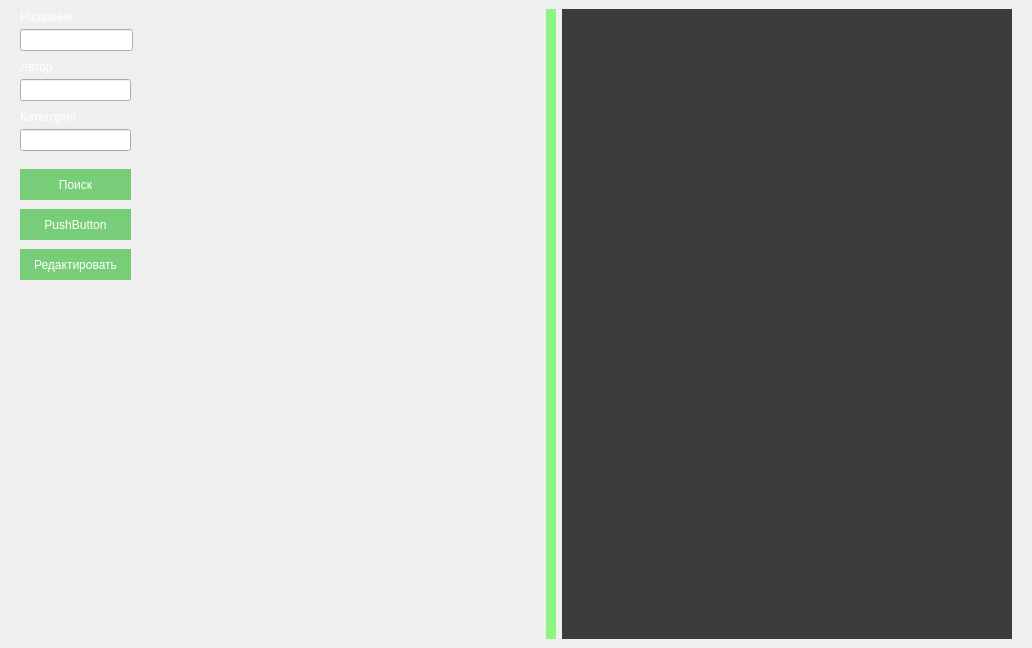
<?xml version="1.0" encoding="UTF-8"?>
<ui version="4.0">
 <class>Application</class>
 <widget class="QMainWindow" name="Application">
  <property name="geometry">
   <rect>
    <x>0</x>
    <y>0</y>
    <width>1032</width>
    <height>648</height>
   </rect>
  </property>
  <property name="windowTitle">
   <string>Растения</string>
  </property>
  <property name="styleSheet">
   <string notr="true"/>
  </property>
  <widget class="QWidget" name="centralwidget">
   <property name="styleSheet">
    <string notr="true">#centralwidget {
    background-image: url(back.jpg);
	
}
QListView{
	background-color:transparent;
	border:none;
outline: 0;
	color: transparent;
}

QListView::item{
	background-color: rgba(0, 0, 0, 0.5);
	border:1px;
	border-color: rgba(0, 0, 0, 0.5);
outline: 0;
}

QListView::item::hover {
	background-color:rgba(0, 170, 0, 0.5);
	border:1px;
	border-color: rgba(0, 0, 0, 0.5);
outline: 0;
}
QListView::item::pressed {
	background-color:rgba(0, 170, 127,0.8);
	border:1px;
	border-color: rgba(0, 0, 0, 0.5);

}
QListView::item::selected {
	background-color:rgba(0, 170, 127,0.8);
	border:1px;
	border-color: rgba(0, 0, 0, 0.5);
	outline: 0;
}
QListView::item::focus {
	background-color:rgba(0, 170, 127,0.8);
	border:1px;
	border-color: rgba(0, 0, 0, 0.5);
outline: 0;
}

#listWidget::item::pressed, #listWidget::item::selected{
	color: transparent;

}

#scrollArea{
	background-color: rgba(0,0,0,0.5);
	border:none;
}
#scrollAreaWidgetContents{
	background-color: rgba(0,0,0,0.5);
}

#listWidget{
	background-color: transparent;
	border:none
}

QScrollBar::Vertical{
	background-color:rgba(85, 170, 127, 0.4);
	border:none;
	width:10px;
	
	
}
QScrollBar::handle::Vertical{
	background-color: rgba(131, 255, 112, 0.8);
	height:100px;
	min-height: 50px;
	
	
}
QScrollBar::add-line::vertical{
	border:none;
	background:none;
}
QScrollBar::sub-line::vertical{
	border:none;
	background:none;
}

QScrollBar::handle::Vertical::hover{
	background-color:rgba(0, 170, 0, 1);
}
QScrollBar::handle::Vertical::pressed{
	background-color:rgba(0, 170, 127,0.8);
	border:1px ;
}

QScrollBar::add-Page::vertical,QScrollBar::sub-Page::vertical{
	background:none;
}
QScrollBar::up-arrow::vertical,QScrollBar::down-arrow::vertical{
	background:none;
}
QLabel{
	color: rgb(255, 255, 255);
}
QPushButton{
	background-color:rgba(0, 170, 0, 0.5);
	border:none;
	color: white;
}
QPushButton::hover{
	background-color: rgba(131, 255, 112, 0.5);
	border:none;
	color: white;
}
QPushButton::pressed{
	background-color:rgba(0, 170, 127,1);
	border:none;
	color: white;
}
</string>
   </property>
   <layout class="QHBoxLayout" name="horizontalLayout_3">
    <item>
     <spacer name="horizontalSpacer">
      <property name="orientation">
       <enum>Qt::Horizontal</enum>
      </property>
      <property name="sizeHint" stdset="0">
       <size>
        <width>40</width>
        <height>20</height>
       </size>
      </property>
     </spacer>
    </item>
    <item>
     <layout class="QHBoxLayout" name="horizontalLayout_2">
      <item>
       <widget class="QWidget" name="widget" native="true">
        <property name="minimumSize">
         <size>
          <width>130</width>
          <height>220</height>
         </size>
        </property>
        <widget class="QLabel" name="label">
         <property name="geometry">
          <rect>
           <x>0</x>
           <y>0</y>
           <width>111</width>
           <height>16</height>
          </rect>
         </property>
         <property name="text">
          <string>Название</string>
         </property>
        </widget>
        <widget class="QLineEdit" name="name_input">
         <property name="geometry">
          <rect>
           <x>0</x>
           <y>20</y>
           <width>113</width>
           <height>22</height>
          </rect>
         </property>
        </widget>
        <widget class="QLabel" name="label_2">
         <property name="geometry">
          <rect>
           <x>0</x>
           <y>50</y>
           <width>111</width>
           <height>16</height>
          </rect>
         </property>
         <property name="text">
          <string>Автор</string>
         </property>
        </widget>
        <widget class="QLineEdit" name="autor_input">
         <property name="geometry">
          <rect>
           <x>0</x>
           <y>70</y>
           <width>111</width>
           <height>22</height>
          </rect>
         </property>
        </widget>
        <widget class="QLabel" name="label_4">
         <property name="geometry">
          <rect>
           <x>0</x>
           <y>100</y>
           <width>111</width>
           <height>16</height>
          </rect>
         </property>
         <property name="text">
          <string>Категория</string>
         </property>
        </widget>
        <widget class="QLineEdit" name="category_input">
         <property name="geometry">
          <rect>
           <x>0</x>
           <y>120</y>
           <width>111</width>
           <height>22</height>
          </rect>
         </property>
        </widget>
        <widget class="QPushButton" name="search_button">
         <property name="geometry">
          <rect>
           <x>0</x>
           <y>160</y>
           <width>111</width>
           <height>31</height>
          </rect>
         </property>
         <property name="text">
          <string>Поиск</string>
         </property>
        </widget>
        <widget class="QPushButton" name="pushButton">
         <property name="geometry">
          <rect>
           <x>0</x>
           <y>200</y>
           <width>111</width>
           <height>31</height>
          </rect>
         </property>
         <property name="text">
          <string>PushButton</string>
         </property>
        </widget>
        <widget class="QPushButton" name="editButton">
         <property name="geometry">
          <rect>
           <x>0</x>
           <y>240</y>
           <width>111</width>
           <height>31</height>
          </rect>
         </property>
         <property name="text">
          <string>Редактировать</string>
         </property>
        </widget>
       </widget>
      </item>
      <item>
       <widget class="QListWidget" name="listWidget">
        <property name="minimumSize">
         <size>
          <width>400</width>
          <height>300</height>
         </size>
        </property>
        <property name="maximumSize">
         <size>
          <width>400</width>
          <height>16777215</height>
         </size>
        </property>
        <property name="styleSheet">
         <string notr="true"/>
        </property>
        <property name="frameShape">
         <enum>QFrame::NoFrame</enum>
        </property>
        <property name="lineWidth">
         <number>0</number>
        </property>
        <property name="verticalScrollBarPolicy">
         <enum>Qt::ScrollBarAlwaysOn</enum>
        </property>
        <property name="horizontalScrollBarPolicy">
         <enum>Qt::ScrollBarAlwaysOff</enum>
        </property>
        <property name="verticalScrollMode">
         <enum>QAbstractItemView::ScrollPerPixel</enum>
        </property>
        <property name="isWrapping" stdset="0">
         <bool>false</bool>
        </property>
        <property name="resizeMode">
         <enum>QListView::Fixed</enum>
        </property>
        <property name="layoutMode">
         <enum>QListView::Batched</enum>
        </property>
        <property name="spacing">
         <number>2</number>
        </property>
        <property name="viewMode">
         <enum>QListView::ListMode</enum>
        </property>
        <property name="uniformItemSizes">
         <bool>true</bool>
        </property>
        <property name="itemAlignment">
         <set>Qt::AlignTop</set>
        </property>
       </widget>
      </item>
      <item>
       <widget class="QScrollArea" name="scrollArea">
        <property name="minimumSize">
         <size>
          <width>450</width>
          <height>300</height>
         </size>
        </property>
        <property name="maximumSize">
         <size>
          <width>450</width>
          <height>16777215</height>
         </size>
        </property>
        <property name="widgetResizable">
         <bool>true</bool>
        </property>
        <widget class="QWidget" name="scrollAreaWidgetContents">
         <property name="geometry">
          <rect>
           <x>0</x>
           <y>0</y>
           <width>450</width>
           <height>624</height>
          </rect>
         </property>
         <layout class="QVBoxLayout" name="verticalLayout_3">
          <property name="spacing">
           <number>0</number>
          </property>
          <property name="leftMargin">
           <number>0</number>
          </property>
          <property name="topMargin">
           <number>0</number>
          </property>
          <property name="rightMargin">
           <number>0</number>
          </property>
          <property name="bottomMargin">
           <number>0</number>
          </property>
          <item>
           <layout class="QVBoxLayout" name="verticalLayout"/>
          </item>
         </layout>
        </widget>
       </widget>
      </item>
     </layout>
    </item>
    <item>
     <spacer name="horizontalSpacer_2">
      <property name="orientation">
       <enum>Qt::Horizontal</enum>
      </property>
      <property name="sizeHint" stdset="0">
       <size>
        <width>40</width>
        <height>20</height>
       </size>
      </property>
     </spacer>
    </item>
   </layout>
  </widget>
 </widget>
 <resources/>
 <connections/>
</ui>
